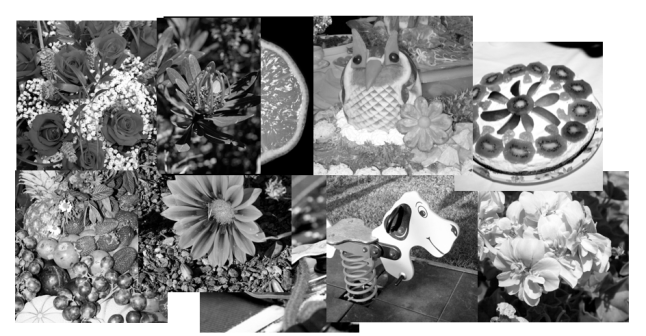
//> input picture 1.png, 646 x 336 px
$ ./homogeniousblur   (built with g++ and OpenCV 4)
//> lines starting //> are read from the running program, lines starting //| are printed output that depends on the picture
### opencvtest/opencvtest/stdafx.h
// stdafx.h : include file for standard system include files,
// or project specific include files that are used frequently, but
// are changed infrequently
//

#pragma once

#include "targetver.h"

#include <stdio.h>
#include <tchar.h>


// TODO: reference additional headers your program requires here

### opencvtest/opencvtest/homogeniousblur.cpp
#ifdef _DEBUG
#pragma comment(lib, "opencv_core243d.lib")
#pragma comment(lib, "opencv_features2d243d.lib")
#pragma comment(lib, "opencv_highgui243d.lib")
#pragma comment(lib, "opencv_imgproc243d.lib")
#pragma comment(lib, "opencv_core243.lib")
#pragma comment(lib, "opencv_features2d243.lib")
#pragma comment(lib, "opencv_highgui243.lib")
#pragma comment(lib, "opencv_imgproc243.lib")
#endif

#include "stdafx.h"

#include <cv.h>
#include <highgui.h>

int main(int argc, char** argv)
{
    Mat image = imread("C:\\Users\\olenajoshi\\Desktop\\ai-lab-1\\1.png");
//> image is the input picture: 336 rows x 646 cols, CV_8UC3; min 0, max 255, mean 143.5

    if (image.empty())
    {
        cout << "Could not open or find the image" << endl;
        cin.get();
        return -1;
    }

    Mat blur_3_3;
    blur(image, blur_3_3, Size(3, 3));
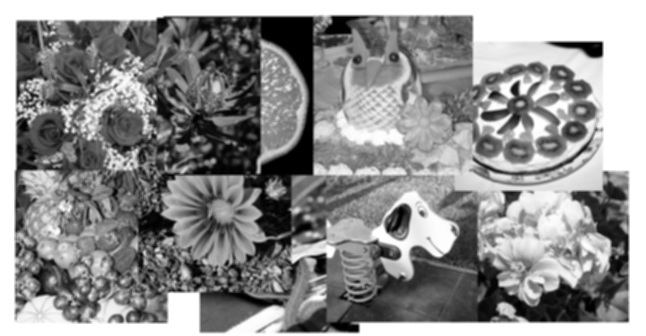
//> blur_3_3: 336 rows x 646 cols, CV_8UC3; min 0, max 255, mean 143.5

    Mat blur_5_5;
    blur(image, blur_5_5, Size(5, 5));
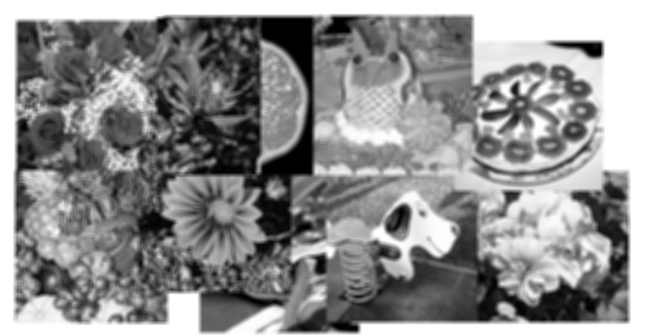
//> blur_5_5: 336 rows x 646 cols, CV_8UC3; min 0, max 255, mean 143.5

    String window_name = "image";
    String window_3_3 = "3 x 3 kernel blured image";
    String window_5_5 = "5 x 5 kernel blured image";

    namedWindow(window_name);
    namedWindow(window_3_3);
    namedWindow(window_5_5);

    imshow(window_name, image);
    imshow(window_3_3, blur_3_3);
    imshow(window_5_5, blur_5_5);

    waitKey(0);

    destroyAllWindows();

    return 0;
}
